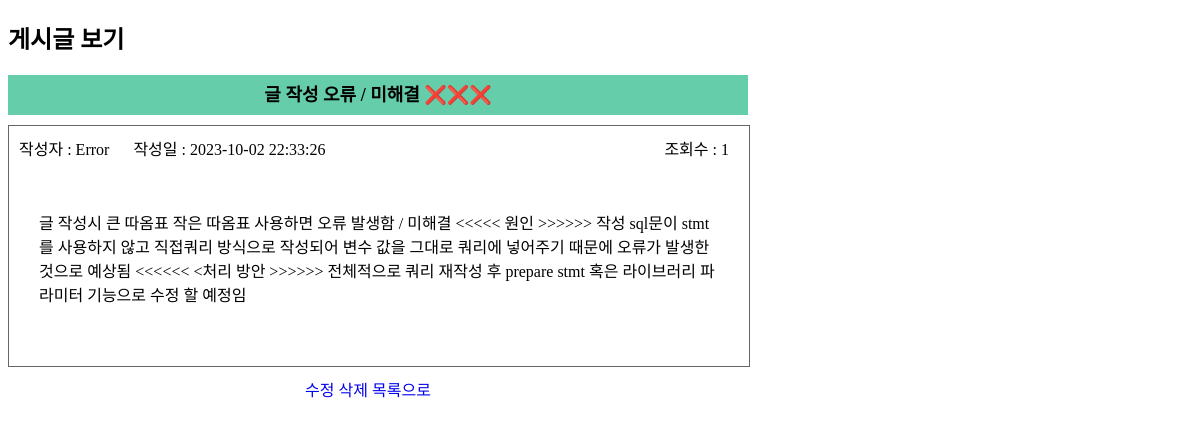
The page /php/view.php?no=21 on the database its author committed.
### tables this page shows
CREATE TABLE IF NOT EXISTS `boards` (
  `b_no` int unsigned NOT NULL AUTO_INCREMENT,
  `b_subject` varchar(100) NOT NULL,
  `b_content` text NOT NULL,
  `b_date` datetime NOT NULL,
  `b_hit` int unsigned NOT NULL DEFAULT '0',
  `b_id` varchar(20) NOT NULL,
  `b_pw` varchar(50) NOT NULL,
  PRIMARY KEY (`b_no`)
);

### php/view.php (the view, shortened to what this page needs)
<?php
require_once("./dbconnect.php");
$no = $_GET["no"];
		?>
	<?php
$sql = 'SELECT b_subject, b_content, b_date, b_hit, b_id FROM boards WHERE b_no = ' . $no;
$result = $db->query($sql);
$row = $result->fetch_array();
?>
<!DOCTYPE html>
<html lang="ko">
<head>
	<link rel="stylesheet" href="../css/style1.css">
</head>
<body>
	<article class="boardsArticle">
		<h2>게시글 보기</h2>
		<div id="boardView">
			<div id="bSubject"><?=$row["b_subject"] ?></div>
		<div id="bInfo">
			<span id="ID">작성자 : <?= $row["b_id"]?></span>
			<span id="bDate">작성일 : <?=$row["b_date"]?></span>
			<span id="bHit">조회수 : <?=$row["b_hit"]?></span>
			<div id="bContent"><?=$row["b_content"]?></div>
		</div>
		</div>
		<div class="btnSet">
			<a href="./write.php?no=<?=$no?>">수정</a>
			<a href="./delete.php?no=<?=$no?>">삭제</a>
			<a href="./">목록으로</a>
		</div>
	</article>
</body>
</html>

### css/style1.css (style rules this page uses)
a { text-decoration: none; }
#boardView #bSubject { width: 720px; font-size: 18px; font-weight: bold; text-align: center; background-color: mediumaquamarine; line-height: 30px; padding: 5px 10px; }
#boardView #bInfo { position: relative; width: 720px; margin: 10px 0; border: 1px solid #666; padding: 10px 10px; }
#bInfo #ID, #bDate { margin-right: 20px; }
#bInfo #bHit { position: absolute; right: 0; padding-right: 20px; }
#boardView #bContent { margin: 30px 0; padding: 20px; }
.btnSet { width:720px; text-align: center; }

### rows shown on the page
boards: b_subject "글 작성 오류 / 미해결 ❌❌❌", b "Error", b_date "2023-10-02 22:33:26", b_hit "1", b_content "글 작성시 큰 따옴표 작은 따옴표 사용하면 오류 발생함 / 미해결 <<<<< 원인 >>>>>> 작성 sql문이 stmt를 사용하지 않고 직접쿼리 방식으로 작성되어 변수 값을 그대로 쿼리에 넣어주기 때문에 오류가 발생한 것으로 예상됨 <<<<<< <처리 방안 >>>>>> 전체적으로 쿼리 재작성 후 prepare stmt 혹은 라이브러리 파라미터 기능으로 수정 할 예정임"
